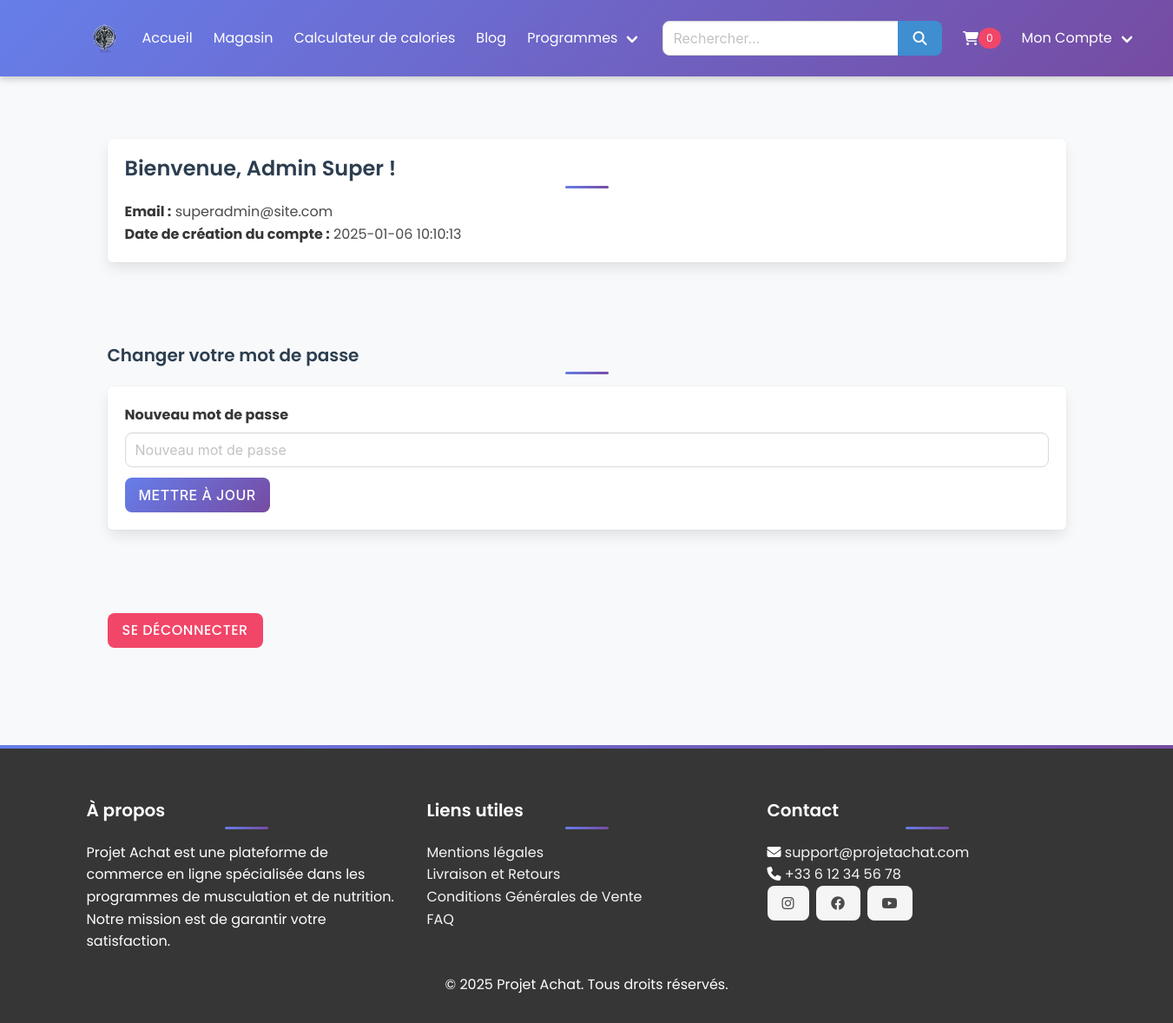
The app's page /pages/compte.php (signed in) with its own data.
### tables this page shows
CREATE TABLE IF NOT EXISTS utilisateurs (
  id_utilisateur int NOT NULL AUTO_INCREMENT,
  nom varchar(100) NOT NULL,
  prenom varchar(100) NOT NULL,
  email varchar(150) NOT NULL,
  mot_de_passe varchar(255) NOT NULL,
  role enum('utilisateur','administrateur','super_administrateur') DEFAULT 'utilisateur',
  date_naissance date DEFAULT NULL,
  sexe enum('Homme','Femme','Autre') DEFAULT NULL,
  date_creation timestamp NULL DEFAULT CURRENT_TIMESTAMP,
  PRIMARY KEY (id_utilisateur),
  UNIQUE KEY email (email)
);

### pages/compte.php (the view, shortened to what this page needs)
<?php
require_once '../config/db.php';
$user_id = $_SESSION['user_id'];
$stmt = $pdo->prepare("SELECT * FROM utilisateurs WHERE id_utilisateur = :id");
$stmt->execute(['id' => $user_id]);
$user = $stmt->fetch();
?>
<?php include '../includes/header.php'; ?>
<!DOCTYPE html>
<html lang="fr">
<head>
    <link rel="stylesheet" href="https://cdn.jsdelivr.net/npm/bulma@0.9.4/css/bulma.min.css">
</head>
<body>
    <main class="container mt-5">
        <section class="section">
            <div class="box">
                <h1 class="title is-4">Bienvenue, <?= htmlspecialchars($user['prenom'] . ' ' . $user['nom']); ?> !</h1>
                <p><strong>Email :</strong> <?= htmlspecialchars($user['email']); ?></p>
                <p><strong>Date de création du compte :</strong> <?= htmlspecialchars($user['date_creation']); ?></p>
            </div>
        </section>
        <section class="section">
            <h2 class="title is-5">Changer votre mot de passe</h2>
            <form method="POST" class="box">
                <div class="field">
                    <label class="label">Nouveau mot de passe</label>
                    <div class="control">
                        <input class="input" type="password" name="nouveau_mot_de_passe" placeholder="Nouveau mot de passe" required>
                    </div>
                </div>
                <div class="field">
                    <div class="control">
                        <button type="submit" class="button is-primary">Mettre à jour</button>
                    </div>
                </div>
            </form>
        </section>
        <section class="section">
            <a href="deconnexion.php" class="button is-danger">Se déconnecter</a>
        </section>
    </main>
    <?php include '../includes/footer.php'; ?>
</body>
</html>

### css/style.css (style rules this page uses)
:root { --primary-color: #2c3e50; --secondary-color: #3498db; --accent-color: #e74c3c; --text-light: #ffffff; --text-dark: #a6afb8; --gradient: linear-gradient(135deg, #667eea 0%, #764ba2 100%); --shadow: 0 4px 6px rgba(0, 0, 0, 0.1); --transition: all 0.3s ease; }
:root { --bulma-primary: #ff5733; --bulma-secondary: #4CAF50; --bulma-info: #3498db; --bulma-danger: #e74c3c; --bulma-warning: #f39c12; --bulma-success: #2ecc71; --bulma-dark: #fdfdfd; }
.button.is-primary { background-color: var(--bulma-primary); border-color: var(--bulma-primary); color: white; }
* { margin: 0; padding: 0; box-sizing: border-box; }
body { font-family: 'Poppins', Arial, sans-serif; line-height: 1.6; color: var(--text-dark); background-color: #f8f9fa; }
.section { padding: 3rem 1.5rem; }
.title { color: var(--primary-color); margin-bottom: 2rem; position: relative; }
.title::after { content: ''; position: absolute; bottom: -10px; left: 50%; transform: translateX(-50%); width: 50px; height: 3px; background: var(--gradient); border-radius: 3px; }
.button { transition: var(--transition); border-radius: 8px; font-weight: 500; text-transform: uppercase; letter-spacing: 0.5px; }
.button.is-primary { background: var(--gradient); border: none; }
.input, .textarea { border-radius: 8px; transition: var(--transition); }

### records on screen
utilisateurs: prenom+nom "Admin Super", email "superadmin@site.com", date_creation "2025-01-06 10:10:13"
